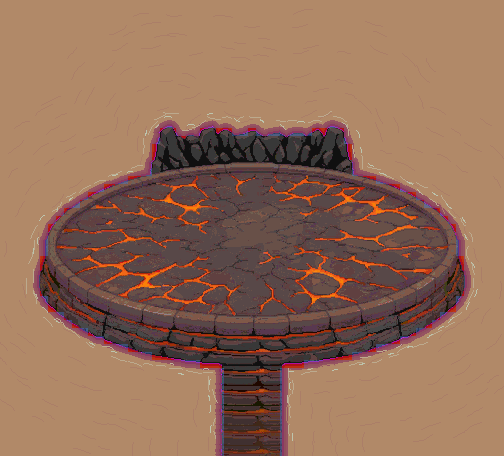

The image is a tile-based game level rendered from a .tmx file. Its description and complete source (layers, tilesets, objects, tile grids) follow:
An orthogonal 63x57 tile map with 8x8 px tiles, 1 tile layer (collision_8px), 1 image layer.

<map version="1.10" tiledversion="1.10.2" orientation="orthogonal" renderorder="right-down" width="63" height="57" tilewidth="8" tileheight="8" infinite="0" nextlayerid="4" nextobjectid="1">
 <properties>
  <property name="moteur" value="RogueEssence / PMDO" />
  <property name="case_lecture_px" type="int" value="24" />
  <property name="viewport" value="320x240" />
 </properties>
 <tileset firstgid="1" source="brosse_collision.tsx" />
 <imagelayer id="1" name="fond">
  <image source="fond.png" width="504" height="456" />
 </imagelayer>
 <layer id="2" name="collision_8px" width="63" height="57" opacity="0.55">
  <data encoding="csv">
3,3,3,3,3,3,3,3,3,3,3,3,3,3,3,3,3,3,3,3,3,3,3,3,3,3,3,3,3,3,3,3,3,3,3,3,3,3,3,3,3,3,3,3,3,3,3,3,3,3,3,3,3,3,3,3,3,3,3,3,3,3,3,
3,3,3,3,3,3,3,3,3,3,3,3,3,3,3,3,3,3,3,3,3,3,3,3,3,3,3,3,3,3,3,3,3,3,3,3,3,3,3,3,3,3,3,3,3,3,3,3,3,3,3,3,3,3,3,3,3,3,3,3,3,3,3,
3,3,3,3,3,3,3,3,3,3,3,3,3,3,3,3,3,3,3,3,3,3,3,3,3,3,3,3,3,3,3,3,3,3,3,3,3,3,3,3,3,3,3,3,3,3,3,3,3,3,3,3,3,3,3,3,3,3,3,3,3,3,3,
3,3,3,3,3,3,3,3,3,3,3,3,3,3,3,3,3,3,3,3,3,3,3,3,3,3,3,3,3,3,3,3,3,3,3,3,3,3,3,3,3,3,3,3,3,3,3,3,3,3,3,3,3,3,3,3,3,3,3,3,3,3,3,
3,3,3,3,3,3,3,3,3,3,3,3,3,3,3,3,3,3,3,3,3,3,3,3,3,3,3,3,3,3,3,3,3,3,3,3,3,3,3,3,3,3,3,3,3,3,3,3,3,3,3,3,3,3,3,3,3,3,3,3,3,3,3,
3,3,3,3,3,3,3,3,3,3,3,3,3,3,3,3,3,3,3,3,3,3,3,3,3,3,3,3,3,3,3,3,3,3,3,3,3,3,3,3,3,3,3,3,3,3,3,3,3,3,3,3,3,3,3,3,3,3,3,3,3,3,3,
3,3,3,3,3,3,3,3,3,3,3,3,3,3,3,3,3,3,3,3,3,3,3,3,3,3,3,3,3,3,3,3,3,3,3,3,3,3,3,3,3,3,3,3,3,3,3,3,3,3,3,3,3,3,3,3,3,3,3,3,3,3,3,
3,3,3,3,3,3,3,3,3,3,3,3,3,3,3,3,3,3,3,3,3,3,3,3,3,3,3,3,3,3,3,3,3,3,3,3,3,3,3,3,3,3,3,3,3,3,3,3,3,3,3,3,3,3,3,3,3,3,3,3,3,3,3,
3,3,3,3,3,3,3,3,3,3,3,3,3,3,3,3,3,3,3,3,3,3,3,3,3,3,3,3,3,3,3,3,3,3,3,3,3,3,3,3,3,3,3,3,3,3,3,3,3,3,3,3,3,3,3,3,3,3,3,3,3,3,3,
3,3,3,3,3,3,3,3,3,3,3,3,3,3,3,3,3,3,3,3,3,3,3,3,3,3,3,3,3,3,3,3,3,3,3,3,3,3,3,3,3,3,3,3,3,3,3,3,3,3,3,3,3,3,3,3,3,3,3,3,3,3,3,
3,3,3,3,3,3,3,3,3,3,3,3,3,3,3,3,3,3,3,3,3,3,3,3,3,3,3,3,3,3,3,3,3,3,3,3,3,3,3,3,3,3,3,3,3,3,3,3,3,3,3,3,3,3,3,3,3,3,3,3,3,3,3,
3,3,3,3,3,3,3,3,3,3,3,3,3,3,3,3,3,3,3,3,3,3,3,3,3,3,3,3,3,3,3,3,3,3,3,3,3,3,3,3,3,3,3,3,3,3,3,3,3,3,3,3,3,3,3,3,3,3,3,3,3,3,3,
3,3,3,3,3,3,3,3,3,3,3,3,3,3,3,3,3,3,3,3,3,3,3,3,3,3,3,3,3,3,3,3,3,3,3,3,3,3,3,3,3,3,3,3,3,3,3,3,3,3,3,3,3,3,3,3,3,3,3,3,3,3,3,
3,3,3,3,3,3,3,3,3,3,3,3,3,3,3,3,3,3,3,3,3,3,3,3,3,3,3,3,3,3,3,3,3,3,3,3,3,3,3,3,3,3,3,3,3,3,3,3,3,3,3,3,3,3,3,3,3,3,3,3,3,3,3,
3,3,3,3,3,3,3,3,3,3,3,3,3,3,3,3,3,3,3,3,3,3,3,3,3,3,3,3,3,3,3,3,3,3,3,3,3,3,3,3,3,3,3,3,3,3,3,3,3,3,3,3,3,3,3,3,3,3,3,3,3,3,3,
3,3,3,3,3,3,3,3,3,3,3,3,3,3,3,3,3,3,3,3,3,3,3,3,3,3,3,3,3,3,3,3,3,3,3,3,3,3,3,3,3,3,3,3,3,3,3,3,3,3,3,3,3,3,3,3,3,3,3,3,3,3,3,
3,3,3,3,3,3,3,3,3,3,3,3,3,3,3,3,3,3,3,3,1,1,3,3,3,1,1,1,1,3,3,1,3,3,3,3,3,3,3,1,1,1,1,3,3,3,3,3,3,3,3,3,3,3,3,3,3,3,3,3,3,3,3,
3,3,3,3,3,3,3,3,3,3,3,3,3,3,3,3,3,3,3,3,1,1,1,1,1,1,1,1,1,1,1,1,1,1,1,1,1,1,1,1,1,1,1,3,3,3,3,3,3,3,3,3,3,3,3,3,3,3,3,3,3,3,3,
3,3,3,3,3,3,3,3,3,3,3,3,3,3,3,3,3,3,3,1,1,1,1,1,1,1,1,1,1,1,1,1,1,1,1,1,1,1,1,1,1,1,1,1,3,3,3,3,3,3,3,3,3,3,3,3,3,3,3,3,3,3,3,
3,3,3,3,3,3,3,3,3,3,3,3,3,3,3,3,3,3,3,1,1,1,1,1,1,1,1,1,1,1,1,1,1,1,1,1,1,1,1,1,1,1,1,1,3,3,3,3,3,3,3,3,3,3,3,3,3,3,3,3,3,3,3,
3,3,3,3,3,3,3,3,3,3,3,3,3,3,3,3,3,3,3,1,1,1,1,1,1,1,1,1,1,1,1,1,1,1,1,1,1,1,1,1,1,1,1,1,3,3,3,3,3,3,3,3,3,3,3,3,3,3,3,3,3,3,3,
3,3,3,3,3,3,3,3,3,3,3,3,3,3,3,3,3,3,3,1,1,1,1,1,1,1,1,1,1,1,1,1,1,1,1,1,1,1,1,1,1,1,1,1,3,3,3,3,3,3,3,3,3,3,3,3,3,3,3,3,3,3,3,
3,3,3,3,3,3,3,3,3,3,3,3,3,3,3,3,1,1,1,1,1,1,1,1,1,1,1,1,1,1,1,1,1,1,1,1,1,1,1,1,1,1,1,1,1,1,1,3,3,3,3,3,3,3,3,3,3,3,3,3,3,3,3,
3,3,3,3,3,3,3,3,3,3,3,3,3,1,1,1,1,1,1,1,1,1,1,1,1,1,1,1,1,1,1,1,1,1,1,1,1,1,1,1,1,1,1,1,1,1,1,1,1,1,3,3,3,3,3,3,3,3,3,3,3,3,3,
3,3,3,3,3,3,3,3,3,3,3,1,1,1,1,1,1,1,1,1,1,1,1,1,1,1,1,1,1,1,1,1,1,1,1,1,1,1,1,1,1,1,1,1,1,1,1,1,1,1,1,1,3,3,3,3,3,3,3,3,3,3,3,
3,3,3,3,3,3,3,3,3,3,1,1,1,1,1,1,1,1,1,1,1,1,1,1,1,1,1,1,1,1,1,1,1,1,1,1,1,1,1,1,1,1,1,1,1,1,1,1,1,1,1,1,1,3,3,3,3,3,3,3,3,3,3,
3,3,3,3,3,3,3,3,1,1,1,1,1,1,1,1,1,1,1,1,1,1,1,1,1,1,1,1,1,1,1,1,1,1,1,1,1,1,1,1,1,1,1,1,1,1,1,1,1,1,1,1,1,1,1,3,3,3,3,3,3,3,3,
3,3,3,3,3,3,3,1,1,1,1,1,1,1,1,1,1,1,1,1,1,1,1,1,1,1,1,1,1,1,1,1,1,1,1,1,1,1,1,1,1,1,1,1,1,1,1,1,1,1,1,1,1,1,1,1,3,3,3,3,3,3,3,
3,3,3,3,3,3,1,1,1,1,1,1,1,1,1,1,1,1,1,1,1,1,1,1,1,1,1,1,1,1,1,1,1,1,1,1,1,1,1,1,1,1,1,1,1,1,1,1,1,1,1,1,1,1,1,1,1,3,3,3,3,3,3,
3,3,3,3,3,3,1,1,1,1,1,1,1,1,1,1,1,1,1,1,1,1,1,1,1,1,1,1,1,1,1,1,1,1,1,1,1,1,1,1,1,1,1,1,1,1,1,1,1,1,1,1,1,1,1,1,1,3,3,3,3,3,3,
3,3,3,3,3,3,1,1,1,1,1,1,1,1,1,1,1,1,1,1,1,1,1,1,1,1,1,1,1,1,1,1,1,1,1,1,1,1,1,1,1,1,1,1,1,1,1,1,1,1,1,1,1,1,1,1,1,3,3,3,3,3,3,
3,3,3,3,3,3,1,1,1,1,1,1,1,1,1,1,1,1,1,1,1,1,1,1,1,1,1,1,1,1,1,1,1,1,1,1,1,1,1,1,1,1,1,1,1,1,1,1,1,1,1,1,1,1,1,1,1,3,3,3,3,3,3,
3,3,3,3,3,1,1,1,1,1,1,1,1,1,1,1,1,1,1,1,1,1,1,1,1,1,1,1,1,1,1,1,1,1,1,1,1,1,1,1,1,1,1,1,1,1,1,1,1,1,1,1,1,1,1,1,1,1,3,3,3,3,3,
3,3,3,3,3,1,1,1,1,1,1,1,1,1,1,1,1,1,1,1,1,1,1,1,1,1,1,1,1,1,1,1,1,1,1,1,1,1,1,1,1,1,1,1,1,1,1,1,1,1,1,1,1,1,1,1,1,1,3,3,3,3,3,
3,3,3,3,3,1,1,1,1,1,1,1,1,1,1,1,1,1,1,1,1,1,1,1,1,1,1,1,1,1,1,1,1,1,1,1,1,1,1,1,1,1,1,1,1,1,1,1,1,1,1,1,1,1,1,1,1,1,3,3,3,3,3,
3,3,3,3,3,1,1,1,1,1,1,1,1,1,1,1,1,1,1,1,1,1,1,1,1,1,1,1,1,1,1,1,1,1,1,1,1,1,1,1,1,1,1,1,1,1,1,1,1,1,1,1,1,1,1,1,1,1,3,3,3,3,3,
3,3,3,3,3,1,1,1,1,1,1,1,1,1,1,1,1,1,1,1,1,1,1,1,1,1,1,1,1,1,1,1,1,1,1,1,1,1,1,1,1,1,1,1,1,1,1,1,1,1,1,1,1,1,1,1,1,1,3,3,3,3,3,
3,3,3,3,3,3,1,1,1,1,1,1,1,1,1,1,1,1,1,1,1,1,1,1,1,1,1,1,1,1,1,1,1,1,1,1,1,1,1,1,1,1,1,1,1,1,1,1,1,1,1,1,1,1,1,1,1,3,3,3,3,3,3,
3,3,3,3,3,3,1,1,1,1,1,1,1,1,1,1,1,1,1,1,1,1,1,1,1,1,1,1,1,1,1,1,1,1,1,1,1,1,1,1,1,1,1,1,1,1,1,1,1,1,1,1,1,1,1,1,1,3,3,3,3,3,3,
3,3,3,3,3,3,3,3,1,1,1,1,1,1,1,1,1,1,1,1,1,1,1,1,1,1,1,1,1,1,1,1,1,1,1,1,1,1,1,1,1,1,1,1,1,1,1,1,1,1,1,1,1,1,1,3,3,3,3,3,3,3,3,
3,3,3,3,3,3,3,3,3,1,1,1,1,1,1,1,1,1,1,1,1,1,1,1,1,1,1,1,1,1,1,1,1,1,1,1,1,1,1,1,1,1,1,1,1,1,1,1,1,1,1,1,1,1,3,3,3,3,3,3,3,3,3,
3,3,3,3,3,3,3,3,3,3,3,1,1,1,1,1,1,1,1,1,1,1,1,1,1,1,1,1,1,1,1,1,1,1,1,1,1,1,1,1,1,1,1,1,1,1,1,1,1,1,1,1,3,3,3,3,3,3,3,3,3,3,3,
3,3,3,3,3,3,3,3,3,3,3,3,3,1,1,1,1,1,1,1,1,1,1,1,1,1,1,1,1,1,1,1,1,1,1,1,1,1,1,1,1,1,1,1,1,1,1,1,1,1,3,3,3,3,3,3,3,3,3,3,3,3,3,
3,3,3,3,3,3,3,3,3,3,3,3,3,3,3,3,1,1,1,1,1,1,1,1,1,1,1,1,1,1,1,1,1,1,1,1,1,1,1,1,1,1,1,1,1,1,1,3,3,3,3,3,3,3,3,3,3,3,3,3,3,3,3,
3,3,3,3,3,3,3,3,3,3,3,3,3,3,3,3,3,3,3,1,1,1,1,1,1,1,1,1,1,1,1,1,1,1,1,1,1,1,1,1,1,1,1,1,3,3,3,3,3,3,3,3,3,3,3,3,3,3,3,3,3,3,3,
3,3,3,3,3,3,3,3,3,3,3,3,3,3,3,3,3,3,3,3,3,3,3,3,3,1,1,1,1,1,1,1,1,1,1,1,1,1,3,3,3,3,3,3,3,3,3,3,3,3,3,3,3,3,3,3,3,3,3,3,3,3,3,
3,3,3,3,3,3,3,3,3,3,3,3,3,3,3,3,3,3,3,3,3,3,3,3,3,3,3,3,1,1,1,1,1,1,1,3,3,3,3,3,3,3,3,3,3,3,3,3,3,3,3,3,3,3,3,3,3,3,3,3,3,3,3,
3,3,3,3,3,3,3,3,3,3,3,3,3,3,3,3,3,3,3,3,3,3,3,3,3,3,3,3,1,1,1,1,1,1,1,3,3,3,3,3,3,3,3,3,3,3,3,3,3,3,3,3,3,3,3,3,3,3,3,3,3,3,3,
3,3,3,3,3,3,3,3,3,3,3,3,3,3,3,3,3,3,3,3,3,3,3,3,3,3,3,3,1,1,1,1,1,1,1,3,3,3,3,3,3,3,3,3,3,3,3,3,3,3,3,3,3,3,3,3,3,3,3,3,3,3,3,
3,3,3,3,3,3,3,3,3,3,3,3,3,3,3,3,3,3,3,3,3,3,3,3,3,3,3,3,1,1,1,1,1,1,1,3,3,3,3,3,3,3,3,3,3,3,3,3,3,3,3,3,3,3,3,3,3,3,3,3,3,3,3,
3,3,3,3,3,3,3,3,3,3,3,3,3,3,3,3,3,3,3,3,3,3,3,3,3,3,3,3,1,1,1,1,1,1,1,3,3,3,3,3,3,3,3,3,3,3,3,3,3,3,3,3,3,3,3,3,3,3,3,3,3,3,3,
3,3,3,3,3,3,3,3,3,3,3,3,3,3,3,3,3,3,3,3,3,3,3,3,3,3,3,3,1,1,1,1,1,1,1,3,3,3,3,3,3,3,3,3,3,3,3,3,3,3,3,3,3,3,3,3,3,3,3,3,3,3,3,
3,3,3,3,3,3,3,3,3,3,3,3,3,3,3,3,3,3,3,3,3,3,3,3,3,3,3,3,1,1,1,1,1,1,1,3,3,3,3,3,3,3,3,3,3,3,3,3,3,3,3,3,3,3,3,3,3,3,3,3,3,3,3,
3,3,3,3,3,3,3,3,3,3,3,3,3,3,3,3,3,3,3,3,3,3,3,3,3,3,3,3,1,1,1,1,1,1,1,3,3,3,3,3,3,3,3,3,3,3,3,3,3,3,3,3,3,3,3,3,3,3,3,3,3,3,3,
3,3,3,3,3,3,3,3,3,3,3,3,3,3,3,3,3,3,3,3,3,3,3,3,3,3,3,3,1,1,1,1,1,1,1,3,3,3,3,3,3,3,3,3,3,3,3,3,3,3,3,3,3,3,3,3,3,3,3,3,3,3,3,
3,3,3,3,3,3,3,3,3,3,3,3,3,3,3,3,3,3,3,3,3,3,3,3,3,3,3,3,1,1,1,1,1,1,1,3,3,3,3,3,3,3,3,3,3,3,3,3,3,3,3,3,3,3,3,3,3,3,3,3,3,3,3,
3,3,3,3,3,3,3,3,3,3,3,3,3,3,3,3,3,3,3,3,3,3,3,3,3,3,3,3,1,1,1,1,1,1,1,3,3,3,3,3,3,3,3,3,3,3,3,3,3,3,3,3,3,3,3,3,3,3,3,3,3,3,3
  </data>
 </layer>
</map>
